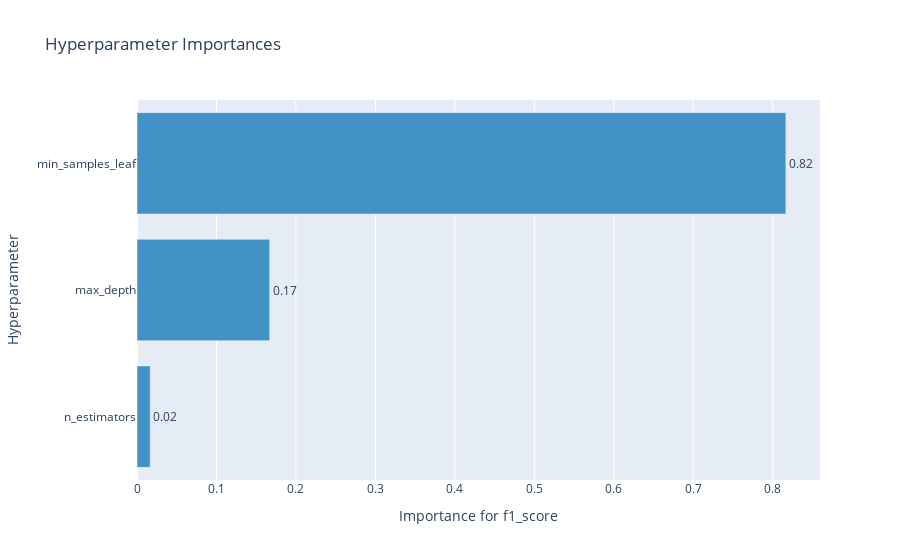

The cell this chart's notebook holds for it:
### Code cell
#строим график важности гиперпараметров
optuna.visualization.plot_param_importances(study, target_name="f1_score")

### Figure 1 — Plotly figure (JSON) as saved in the notebook; plotly's stock layout.template omitted (floating-point values rounded to 4 significant figures)
{"data": [{"cliponaxis": false, "hovertemplate": ["n_estimators (IntDistribution): 0.016576301716916486<extra></extra>", "max_depth (IntDistribution): 0.1669404147882791<extra></extra>", "min_samples_leaf (IntDistribution): 0.8164832834948043<extra></extra>"], "marker": {"color": "rgb(66,146,198)"}, "orientation": "h", "text": ["0.02", "0.17", "0.82"], "textposition": "outside", "type": "bar", "x": [0.01658, 0.1669, 0.8165], "y": ["n_estimators", "max_depth", "min_samples_leaf"]}], "layout": {"showlegend": false, "title": {"text": "Hyperparameter Importances"}, "xaxis": {"title": {"text": "Importance for f1_score"}}, "yaxis": {"title": {"text": "Hyperparameter"}}}}
